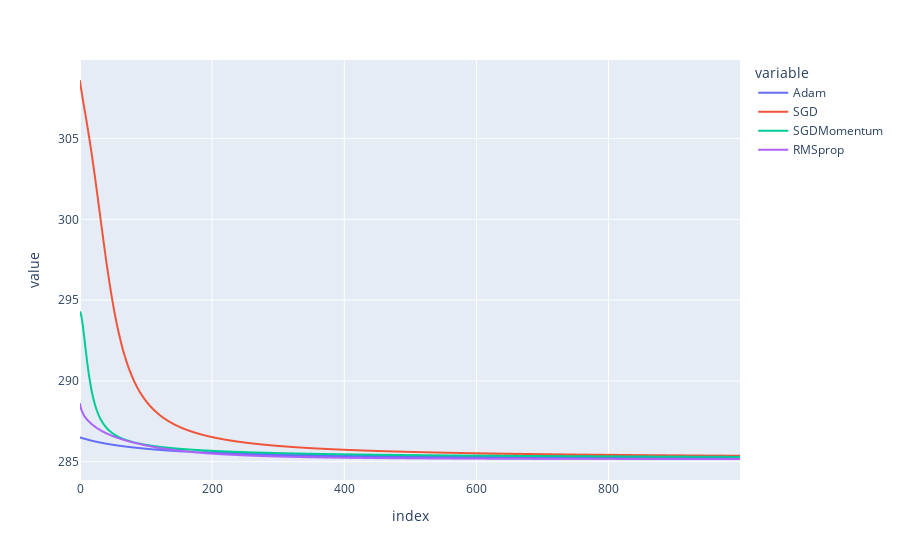

The code cell stored with this chart in its notebook:
### Code cell
fig = px.line(loss_dict)
fig.show() # use Google Chrome. Microsoft Edge fails to work with WebGL

### Figure 1 — Plotly figure (JSON) as saved in the notebook; plotly's stock layout.template omitted (floating-point values rounded to 4 significant figures; data arrays with more than 128 entries replaced by an {"elided": "..."} marker saying what was removed)
{"data": [{"hovertemplate": "variable=Adam<br>index=%{x}<br>value=%{y}<extra></extra>", "legendgroup": "Adam", "line": {"color": "#636efa", "dash": "solid"}, "marker": {"symbol": "circle"}, "mode": "lines", "name": "Adam", "showlegend": true, "type": "scattergl", "x": {"elided": "1000 int values"}, "xaxis": "x", "y": {"elided": "1000 float values"}, "yaxis": "y"}, {"hovertemplate": "variable=SGD<br>index=%{x}<br>value=%{y}<extra></extra>", "legendgroup": "SGD", "line": {"color": "#EF553B", "dash": "solid"}, "marker": {"symbol": "circle"}, "mode": "lines", "name": "SGD", "showlegend": true, "type": "scattergl", "x": {"elided": "1000 int values"}, "xaxis": "x", "y": {"elided": "1000 float values"}, "yaxis": "y"}, {"hovertemplate": "variable=SGDMomentum<br>index=%{x}<br>value=%{y}<extra></extra>", "legendgroup": "SGDMomentum", "line": {"color": "#00cc96", "dash": "solid"}, "marker": {"symbol": "circle"}, "mode": "lines", "name": "SGDMomentum", "showlegend": true, "type": "scattergl", "x": {"elided": "1000 int values"}, "xaxis": "x", "y": {"elided": "1000 float values"}, "yaxis": "y"}, {"hovertemplate": "variable=RMSprop<br>index=%{x}<br>value=%{y}<extra></extra>", "legendgroup": "RMSprop", "line": {"color": "#ab63fa", "dash": "solid"}, "marker": {"symbol": "circle"}, "mode": "lines", "name": "RMSprop", "showlegend": true, "type": "scattergl", "x": {"elided": "1000 int values"}, "xaxis": "x", "y": {"elided": "1000 float values"}, "yaxis": "y"}], "layout": {"legend": {"title": {"text": "variable"}, "tracegroupgap": 0}, "margin": {"t": 60}, "xaxis": {"anchor": "y", "domain": [0, 1], "title": {"text": "index"}}, "yaxis": {"anchor": "x", "domain": [0, 1], "title": {"text": "value"}}}}
